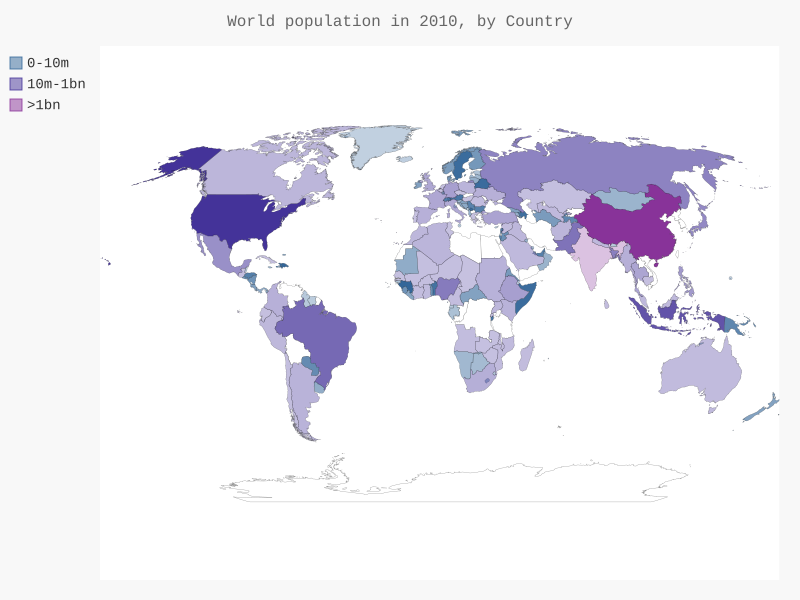

Here is the Python script that generated this plot:
import json
import pygal
from country_codes import get_country_code
from pygal.style import RotateStyle as RS, LightColorizedStyle as LCS

# List is fulled by data
filename = 'population_data.json'
with open(filename) as f:
    pop_data = json.load(f)

# Creating dict with population count data
cc_populations = {}
for pop_dict in pop_data:
    if pop_dict['Year'] == '2010':
        country_name = pop_dict['Country Name']
        population = int(float(pop_dict['Value']))
        code = get_country_code(country_name)
        if code:
            cc_populations[code] = population

# Grouping countries in 3 levels of population
cc_pops_1, cc_pops_2, cc_pops_3 = {}, {}, {}
for cc, pop in cc_populations.items():
    if pop < 10000000:
        cc_pops_1[cc] = pop
    elif pop < 1000000000:
        cc_pops_2[cc] = pop
    else:
        cc_pops_3[cc] = pop

# Checking count of countries on each level
print(len(cc_pops_1), len(cc_pops_2), len(cc_pops_3))

wm_style = RS('#336699', base_style=LCS)
wm = pygal.maps.world.World(style=wm_style)
wm.title = 'World population in 2010, by Country'
wm.add('0-10m', cc_pops_1)
wm.add('10m-1bn', cc_pops_2)
wm.add('>1bn', cc_pops_3)
wm.render_to_file('world_population.svg')
